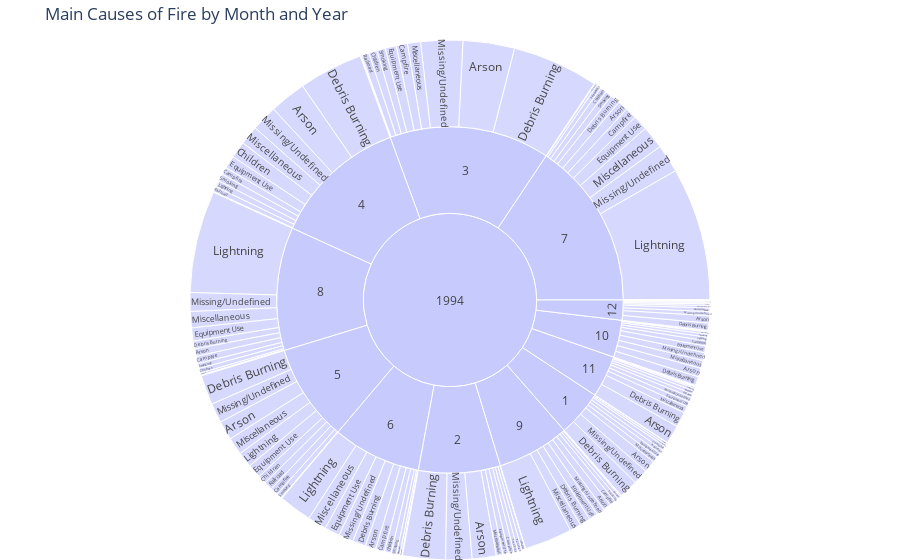

Notebook code for this chart:
### Code cell
import plotly.express as px
# Create a sunburst chart showing the main causes of fire for a given month and year
fig = px.sunburst(df_geo, path=['FIRE_YEAR', 'MONTH', 'STAT_CAUSE_DESCR'], title='Main Causes of Fire by Month and Year')
fig.update_layout(margin=dict(l=0, r=0, b=0, t=40))  # Adjust layout if needed
fig.show()

### Figure 1 — Plotly figure (JSON) as saved in the notebook; plotly's stock layout.template omitted (floating-point values rounded to 4 significant figures; data arrays with more than 128 entries replaced by an {"elided": "..."} marker saying what was removed)
{"data": [{"branchvalues": "total", "domain": {"x": [0, 1], "y": [0, 1]}, "hovertemplate": "labels=%{label}<br>count=%{value}<br>parent=%{parent}<br>id=%{id}<extra></extra>", "ids": {"elided": "4037 str values"}, "labels": {"elided": "4037 str values"}, "level": "1994", "name": "", "parents": {"elided": "4037 str values"}, "type": "sunburst", "values": {"elided": "4037 int values"}}], "layout": {"autosize": true, "legend": {"tracegroupgap": 0}, "margin": {"b": 0, "l": 0, "r": 0, "t": 40}, "title": {"text": "Main Causes of Fire by Month and Year"}}}
